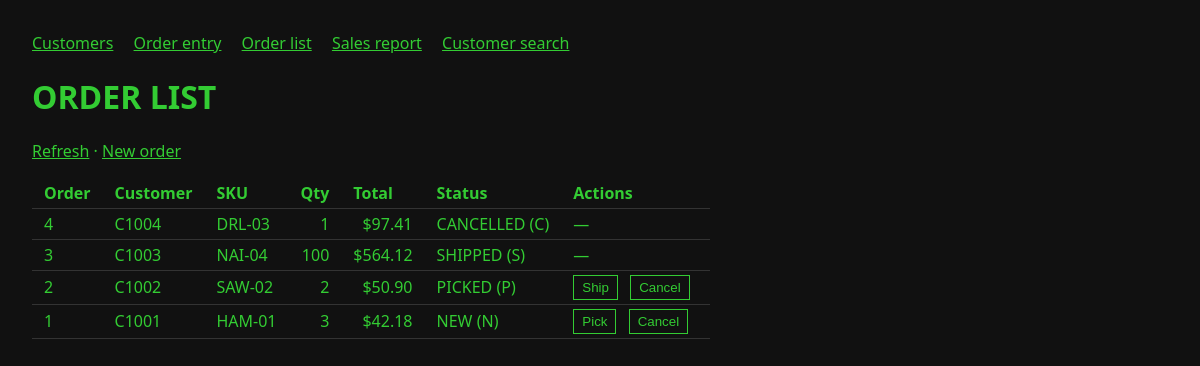
The page /orders on the database its author committed.
### tables this page shows
CREATE TABLE orders (
    order_no    INTEGER PRIMARY KEY AUTOINCREMENT,
    cust_no     TEXT NOT NULL,
    sku         TEXT NOT NULL,
    qty         INTEGER NOT NULL,
    total_cents INTEGER NOT NULL,
    status      TEXT NOT NULL DEFAULT 'N'    -- N=new, P=picked, S=shipped, C=cancelled
);

### target/app/main.py (the view)
@app.get("/orders", response_class=HTMLResponse)
def order_list_page(request: Request):
    return _order_list_render(request, {})

### target/app/templates/order_list.html
{% extends "base.html" %}
{% block content %}
<h1>ORDER LIST</h1>
<p><a href="/orders">Refresh</a> &middot; <a href="/orders/new">New order</a></p>
<div id="order-list" hx-sync="this:drop">
  {% include "order_list_fragment.html" %}
</div>
{% endblock %}

### target/app/templates/order_list_fragment.html (shortened to what this page needs)
{% if orders %}
<table>
  <thead>
    <tr><th scope="col">Order</th><th scope="col">Customer</th><th scope="col">SKU</th>
        <th scope="col">Qty</th><th scope="col">Total</th><th scope="col">Status</th>
        <th scope="col">Actions</th></tr>
  </thead>
  <tbody>
  {% for o in orders %}
    <tr id="order-{{ o.order_no }}" data-order-no="{{ o.order_no }}" data-status="{{ o.status }}">
      <td>{{ o.order_no }}</td><td>{{ o.cust_no }}</td><td>{{ o.sku }}</td>
      <td class="num">{{ o.qty }}</td><td class="num">{{ o.total_cents|dollars }}</td>
      <td>{{ o.status_name }} ({{ o.status }})</td>
      <td>
      {% for a in o.actions %}
        <form class="inline" action="/orders/{{ o.order_no }}/{{ a }}" method="post"
              hx-post="/orders/{{ o.order_no }}/{{ a }}" hx-target="#order-list"
              hx-swap="innerHTML" hx-disabled-elt="#order-list button">
          <button type="submit" aria-label="{{ a|capitalize }} order {{ o.order_no }}">{{ a|capitalize }}</button>
        </form>
      {% else %}
        <span aria-label="No actions for order {{ o.order_no }}">&mdash;</span>
      {% endfor %}
      </td>
    </tr>
  {% endfor %}
  </tbody>
</table>
{% elif not unavailable %}
<p id="no-orders" role="status">NO ORDERS ON FILE - <a href="/orders/new">CREATE ONE VIA ORDER ENTRY</a></p>
{% endif %}

### target/app/templates/base.html (style rules this page uses)
body { font-family: system-ui, sans-serif; margin: 2rem; background: #111; color: #3c3; }
a { color: #3c3; }
table { border-collapse: collapse; }
th, td { padding: .25rem .75rem; text-align: left; border-bottom: 1px solid #333; }
input, button { background: #111; color: #3c3; border: 1px solid #3c3; padding: .25rem .5rem; }
form.inline { display: inline-block; margin-right: .5rem; }
td.num { text-align: right; }

### rows shown on the page
orders: order_no "4", cust_no "C1004", sku "DRL-03", qty "1", total_cents|dollars "$97.41", status_name "CANCELLED", status "C"
orders: order_no "3", cust_no "C1003", sku "NAI-04", qty "100", total_cents|dollars "$564.12", status_name "SHIPPED", status "S"
orders: order_no "2", cust_no "C1002", sku "SAW-02", qty "2", total_cents|dollars "$50.90", status_name "PICKED", status "P", actions "Ship" "Cancel"
orders: order_no "1", cust_no "C1001", sku "HAM-01", qty "3", total_cents|dollars "$42.18", status_name "NEW", status "N", actions "Pick" "Cancel"
